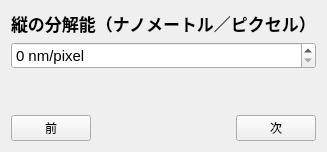
      <widget class="QWidget" name="pageResolutionY">
       <layout class="QVBoxLayout" name="vLayout_7">
        <item>
         <widget class="QLabel" name="labelTitle_7">
          <property name="font"><font><pointsize>13</pointsize><bold>true</bold></font></property>
          <property name="text"><string>縦の分解能（ナノメートル／ピクセル）</string></property>
         </widget>
        </item>
        <item>
         <widget class="QSpinBox" name="spinBoxResolutionYNano">
          <property name="font"><font><pointsize>11</pointsize></font></property>
          <property name="minimum"><number>0</number></property>
          <property name="maximum"><number>999999999</number></property>
          <property name="suffix"><string> nm/pixel</string></property>
         </widget>
        </item>
        <item><spacer name="vSpacer_7"><property name="orientation"><enum>Qt::Vertical</enum></property><property name="sizeHint" stdset="0"><size><width>20</width><height>40</height></size></property></spacer></item>
        <item>
         <layout class="QHBoxLayout" name="hNav_7">
          <item><widget class="QPushButton" name="pushButtonPrev_7"><property name="text"><string>前</string></property></widget></item>
          <item><spacer name="hSpacer_7"><property name="orientation"><enum>Qt::Horizontal</enum></property><property name="sizeHint" stdset="0"><size><width>40</width><height>20</height></size></property></spacer></item>
          <item><widget class="QPushButton" name="pushButtonNext_7"><property name="text"><string>次</string></property></widget></item>
         </layout>
        </item>
       </layout>
      </widget>
